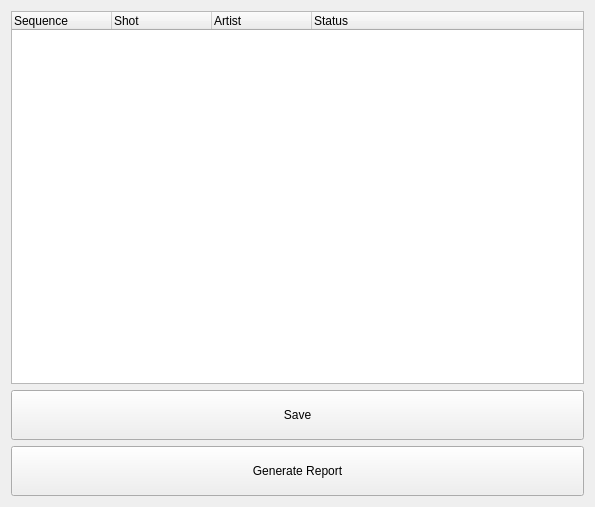
<?xml version="1.0" encoding="UTF-8"?>
<ui version="4.0">
 <class>ShotStatusWidget</class>
 <widget class="QWidget" name="ShotStatusWidget">
  <property name="geometry">
   <rect>
    <x>0</x>
    <y>0</y>
    <width>595</width>
    <height>507</height>
   </rect>
  </property>
  <property name="windowTitle">
   <string>Form</string>
  </property>
  <layout class="QGridLayout" name="gridLayout">
   <item row="0" column="0">
    <layout class="QVBoxLayout" name="verticalLayout">
     <item>
      <widget class="QTreeWidget" name="shotStatusTreeWidget">
       <column>
        <property name="text">
         <string>Sequence</string>
        </property>
       </column>
       <column>
        <property name="text">
         <string>Shot</string>
        </property>
       </column>
       <column>
        <property name="text">
         <string>Artist</string>
        </property>
       </column>
       <column>
        <property name="text">
         <string>Status</string>
        </property>
       </column>
      </widget>
     </item>
     <item>
      <widget class="QPushButton" name="saveBtn">
       <property name="minimumSize">
        <size>
         <width>0</width>
         <height>50</height>
        </size>
       </property>
       <property name="text">
        <string>Save</string>
       </property>
      </widget>
     </item>
     <item>
      <widget class="QPushButton" name="reportBtn">
       <property name="minimumSize">
        <size>
         <width>0</width>
         <height>50</height>
        </size>
       </property>
       <property name="text">
        <string>Generate Report</string>
       </property>
      </widget>
     </item>
    </layout>
   </item>
  </layout>
 </widget>
 <resources/>
 <connections/>
</ui>
